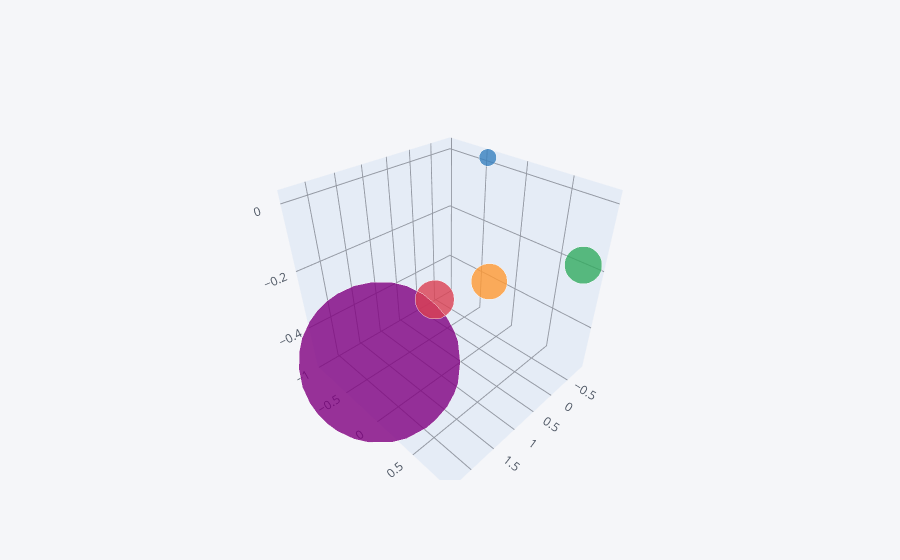

Notebook source saved alongside this figure:
### Code cell
df.head().iplot(kind='bubble3d',x='A',y='B',z='C',size='A')

### Figure 1 — Plotly figure (JSON) as saved in the notebook; plotly's stock layout.template omitted (floating-point values rounded to 4 significant figures)
{"data": [{"marker": {"color": ["rgba(255, 153, 51, 1.0)", "rgba(55, 128, 191, 1.0)", "rgba(50, 171, 96, 1.0)", "rgba(128, 0, 128, 1.0)", "rgba(219, 64, 82, 1.0)"], "opacity": 0.8, "size": [25, 12, 26, 112, 27], "symbol": "circle"}, "mode": "markers", "text": ["0", "1", "2", "3", "4"], "type": "scatter3d", "x": [-0.4581, -0.8798, -0.4179, 2.336, -0.3936], "y": [-0.1367, -0.4416, 0.8974, 0.02975, -0.9646], "z": [-0.3456, 0.01876, -0.142, -0.3296, -0.5416]}], "layout": {"autosize": true, "legend": {"bgcolor": "#F5F6F9", "font": {"color": "#4D5663"}}, "paper_bgcolor": "#F5F6F9", "plot_bgcolor": "#F5F6F9", "scene": {"aspectmode": "auto", "aspectratio": {"x": 1, "y": 1, "z": 1}, "xaxis": {"gridcolor": "#9499A3", "showgrid": true, "tickfont": {"color": "#4D5663"}, "title": {"font": {"color": "#4D5663"}, "text": ""}, "type": "linear", "zerolinecolor": "#9499A3"}, "yaxis": {"gridcolor": "#9499A3", "showgrid": true, "tickfont": {"color": "#4D5663"}, "title": {"font": {"color": "#4D5663"}, "text": ""}, "type": "linear", "zerolinecolor": "#9499A3"}, "zaxis": {"gridcolor": "#9499A3", "showgrid": true, "tickfont": {"color": "#4D5663"}, "title": {"font": {"color": "#4D5663"}, "text": ""}, "type": "linear", "zerolinecolor": "#9499A3"}}, "title": {"font": {"color": "#4D5663"}}}}
